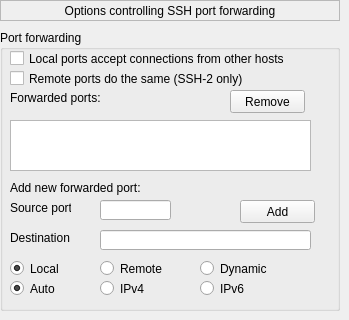
   <widget class="QWidget" name="page_24">
    <widget class="QLabel" name="label_111">
     <property name="geometry">
      <rect>
       <x>0</x>
       <y>0</y>
       <width>340</width>
       <height>21</height>
      </rect>
     </property>
     <property name="frameShape">
      <enum>QFrame::StyledPanel</enum>
     </property>
     <property name="text">
      <string>Options controlling SSH port forwarding</string>
     </property>
     <property name="alignment">
      <set>Qt::AlignCenter</set>
     </property>
    </widget>
    <widget class="QGroupBox" name="groupBox_53">
     <property name="geometry">
      <rect>
       <x>0</x>
       <y>30</y>
       <width>340</width>
       <height>281</height>
      </rect>
     </property>
     <property name="title">
      <string>Port forwarding</string>
     </property>
     <widget class="QCheckBox" name="checkBox_68">
      <property name="geometry">
       <rect>
        <x>10</x>
        <y>20</y>
        <width>281</width>
        <height>17</height>
       </rect>
      </property>
      <property name="text">
       <string>Local ports accept connections from other hosts</string>
      </property>
     </widget>
     <widget class="QCheckBox" name="checkBox_69">
      <property name="geometry">
       <rect>
        <x>10</x>
        <y>40</y>
        <width>281</width>
        <height>17</height>
       </rect>
      </property>
      <property name="text">
       <string>Remote ports do the same (SSH-2 only)</string>
      </property>
     </widget>
     <widget class="QLabel" name="label_112">
      <property name="geometry">
       <rect>
        <x>10</x>
        <y>60</y>
        <width>91</width>
        <height>16</height>
       </rect>
      </property>
      <property name="text">
       <string>Forwarded ports:</string>
      </property>
     </widget>
     <widget class="QPushButton" name="pushButton_23">
      <property name="geometry">
       <rect>
        <x>230</x>
        <y>60</y>
        <width>75</width>
        <height>23</height>
       </rect>
      </property>
      <property name="text">
       <string>Remove</string>
      </property>
     </widget>
     <widget class="QListWidget" name="listWidget_9">
      <property name="geometry">
       <rect>
        <x>10</x>
        <y>90</y>
        <width>301</width>
        <height>51</height>
       </rect>
      </property>
     </widget>
     <widget class="QLabel" name="label_113">
      <property name="geometry">
       <rect>
        <x>10</x>
        <y>150</y>
        <width>131</width>
        <height>16</height>
       </rect>
      </property>
      <property name="text">
       <string>Add new forwarded port:</string>
      </property>
     </widget>
     <widget class="QLabel" name="label_114">
      <property name="geometry">
       <rect>
        <x>10</x>
        <y>170</y>
        <width>61</width>
        <height>16</height>
       </rect>
      </property>
      <property name="text">
       <string>Source port</string>
      </property>
     </widget>
     <widget class="QLineEdit" name="lineEdit_41">
      <property name="geometry">
       <rect>
        <x>100</x>
        <y>170</y>
        <width>71</width>
        <height>20</height>
       </rect>
      </property>
     </widget>
     <widget class="QLabel" name="label_115">
      <property name="geometry">
       <rect>
        <x>10</x>
        <y>200</y>
        <width>61</width>
        <height>16</height>
       </rect>
      </property>
      <property name="text">
       <string>Destination</string>
      </property>
     </widget>
     <widget class="QLineEdit" name="lineEdit_42">
      <property name="geometry">
       <rect>
        <x>100</x>
        <y>200</y>
        <width>211</width>
        <height>20</height>
       </rect>
      </property>
     </widget>
     <widget class="QPushButton" name="pushButton_24">
      <property name="geometry">
       <rect>
        <x>240</x>
        <y>170</y>
        <width>75</width>
        <height>23</height>
       </rect>
      </property>
      <property name="text">
       <string>Add</string>
      </property>
     </widget>
     <widget class="QRadioButton" name="rb_sshport_local">
      <property name="enabled">
       <bool>true</bool>
      </property>
      <property name="geometry">
       <rect>
        <x>10</x>
        <y>230</y>
        <width>61</width>
        <height>17</height>
       </rect>
      </property>
      <property name="mouseTracking">
       <bool>true</bool>
      </property>
      <property name="focusPolicy">
       <enum>Qt::StrongFocus</enum>
      </property>
      <property name="text">
       <string>Local</string>
      </property>
      <property name="checkable">
       <bool>true</bool>
      </property>
      <property name="checked">
       <bool>true</bool>
      </property>
      <property name="autoExclusive">
       <bool>true</bool>
      </property>
      <attribute name="buttonGroup">
       <string>buttonGroup_10</string>
      </attribute>
     </widget>
     <widget class="QRadioButton" name="radioButton_97">
      <property name="geometry">
       <rect>
        <x>100</x>
        <y>230</y>
        <width>71</width>
        <height>17</height>
       </rect>
      </property>
      <property name="text">
       <string>Remote</string>
      </property>
      <property name="autoExclusive">
       <bool>true</bool>
      </property>
      <attribute name="buttonGroup">
       <string>buttonGroup_10</string>
      </attribute>
     </widget>
     <widget class="QRadioButton" name="radioButton_98">
      <property name="geometry">
       <rect>
        <x>200</x>
        <y>230</y>
        <width>82</width>
        <height>17</height>
       </rect>
      </property>
      <property name="text">
       <string>Dynamic</string>
      </property>
      <property name="autoExclusive">
       <bool>true</bool>
      </property>
      <attribute name="buttonGroup">
       <string>buttonGroup_10</string>
      </attribute>
     </widget>
     <widget class="QRadioButton" name="rb_sshport_auto">
      <property name="geometry">
       <rect>
        <x>10</x>
        <y>250</y>
        <width>61</width>
        <height>17</height>
       </rect>
      </property>
      <property name="text">
       <string>Auto</string>
      </property>
      <property name="checked">
       <bool>true</bool>
      </property>
      <property name="autoExclusive">
       <bool>true</bool>
      </property>
     </widget>
     <widget class="QRadioButton" name="radioButton_100">
      <property name="geometry">
       <rect>
        <x>100</x>
        <y>250</y>
        <width>71</width>
        <height>17</height>
       </rect>
      </property>
      <property name="text">
       <string>IPv4</string>
      </property>
      <property name="autoExclusive">
       <bool>true</bool>
      </property>
     </widget>
     <widget class="QRadioButton" name="radioButton_101">
      <property name="geometry">
       <rect>
        <x>200</x>
        <y>250</y>
        <width>82</width>
        <height>17</height>
       </rect>
      </property>
      <property name="text">
       <string>IPv6</string>
      </property>
      <property name="autoExclusive">
       <bool>true</bool>
      </property>
     </widget>
    </widget>
   </widget>
